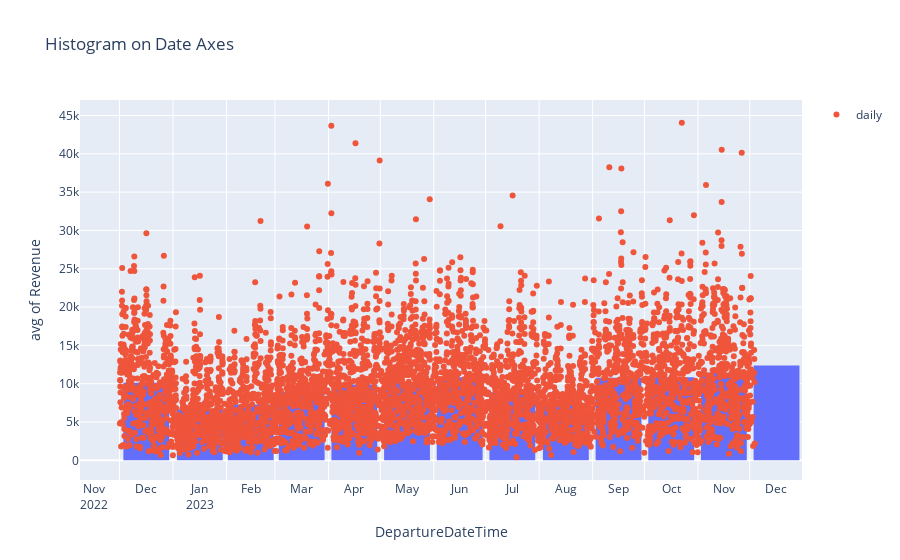

Here is the notebook cell this chart was saved with:
### Code cell
df = df.groupby(by='DepartureDateTime')['Revenue'].sum()
df = df.reset_index()

fig = px.histogram(df, x="DepartureDateTime", y="Revenue", histfunc="avg", title="Histogram on Date Axes")
fig.update_traces(xbins_size="M1")
fig.update_xaxes(showgrid=True, ticklabelmode="period", dtick="M1", tickformat="%b\n%Y")
fig.update_layout(bargap=0.1)
fig.add_trace(go.Scatter(mode="markers", x=df["DepartureDateTime"], y=df["Revenue"], name="daily"))
fig.show()

### Figure 1 — Plotly figure (JSON) as saved in the notebook; plotly's stock layout.template omitted (floating-point values rounded to 4 significant figures; data arrays with more than 128 entries replaced by an {"elided": "..."} marker saying what was removed)
{"data": [{"alignmentgroup": "True", "bingroup": "x", "histfunc": "avg", "hovertemplate": "DepartureDateTime=%{x}<br>avg of Revenue=%{y}<extra></extra>", "legendgroup": "", "marker": {"color": "#636efa", "pattern": {"shape": ""}}, "name": "", "offsetgroup": "", "orientation": "v", "showlegend": false, "type": "histogram", "x": {"elided": "5433 str values"}, "xaxis": "x", "xbins": {"size": "M1"}, "y": {"elided": "5433 float values"}, "yaxis": "y"}, {"mode": "markers", "name": "daily", "type": "scatter", "x": {"elided": "5433 str values"}, "y": {"elided": "5433 float values"}}], "layout": {"bargap": 0.1, "barmode": "relative", "legend": {"tracegroupgap": 0}, "title": {"text": "Histogram on Date Axes"}, "xaxis": {"anchor": "y", "domain": [0, 1], "dtick": "M1", "showgrid": true, "tickformat": "%b\n%Y", "ticklabelmode": "period", "title": {"text": "DepartureDateTime"}}, "yaxis": {"anchor": "x", "domain": [0, 1], "title": {"text": "avg of Revenue"}}}}
